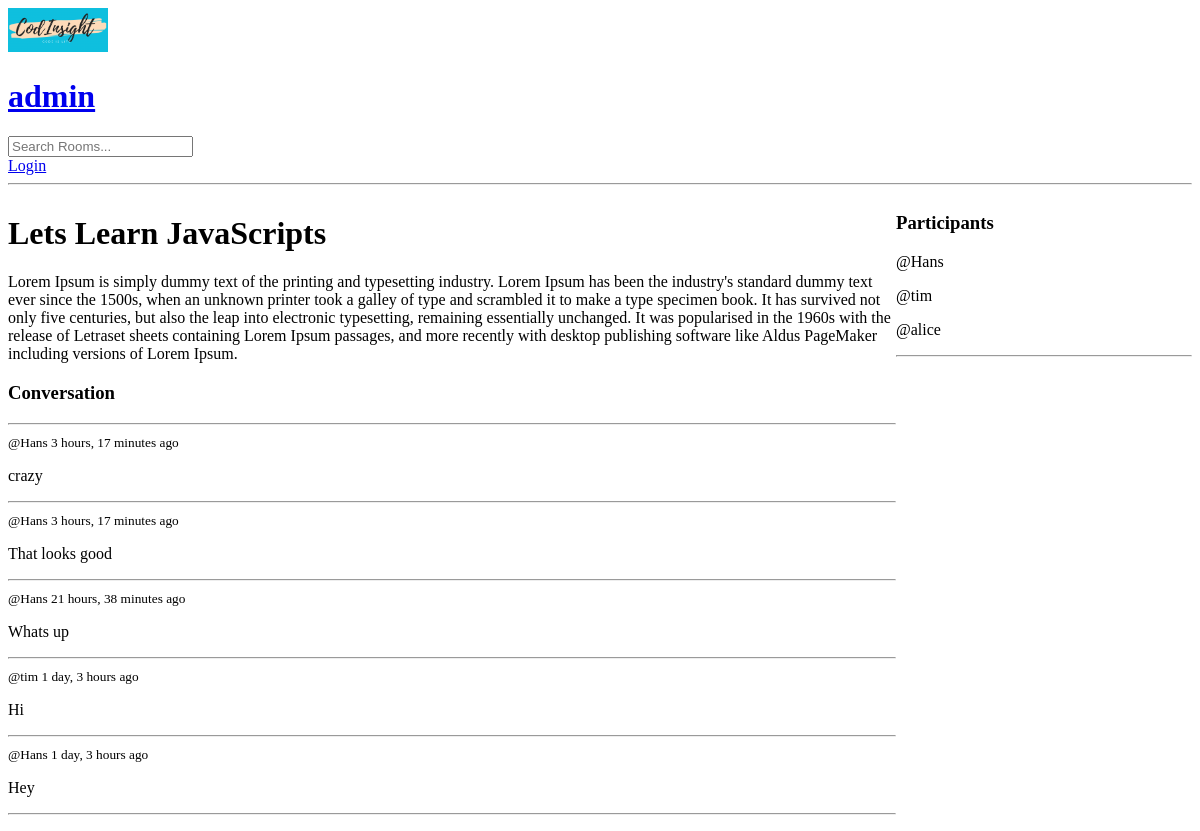
The page /room/1/ on the database its author committed.
### base/models.py (models this page shows, shortened)
class Room(models.Model):
    host = models.ForeignKey(User, on_delete=models.SET_NULL, null=True)
    topic = models.ForeignKey(Topic, on_delete=models.SET_NULL, null=True)
    name = models.CharField(max_length=200)
    description = models.TextField(null=True, blank=True)
    participants = models.ManyToManyField(User, related_name='rooms', blank=True)
    updated = models.DateTimeField(auto_now=True)
    created = models.DateTimeField(auto_now_add=True)
    class Meta:
        ordering = ['-updated', '-created']

class Message(models.Model):
    user = models.ForeignKey(User, on_delete=models.CASCADE)
    room = models.ForeignKey(Room, on_delete=models.CASCADE)
    body = models.TextField()
    updated = models.DateTimeField(auto_now=True)
    created = models.DateTimeField(auto_now_add=True)
    class Meta:
        ordering = ['-updated', '-created']

### base/views.py (the view, shortened to what this page needs)
# urls.py: path('room/<str:pk>/', views.room, name="room"),
def room(request, pk):
    room = Room.objects.get(id=pk)
    room_messages = room.message_set.all().order_by('-created')
    participants = room.participants.all()
    context = {'room': room,
               'room_messages': room_messages,
               'participants': participants}
    return render(request, 'base/room.html', context)

### base/templates/base/room.html (shortened to what this page needs)
{% extends 'main.html' %}
    {% block content %}
    <div class="room-container">
        <div>
            <h1>{{room.name}}</h1>
            <p>{{room.description}}</p>
            <div class="comment-wrapper">
                <h3>Conversation</h3>
                <hr>
                {% for message in room_messages%}
                <div>
                    <small>@{{message.user}} {{message.created|timesince}} ago</small>
                    <p>{{message.body}}</p>
                    <hr>
                </div>
                {% endfor %}
            </div>
        </div>
        <div>
            <h3>Participants</h3>
            {% for participant in participants%}
            <p>@{{participant}}</p>
            {%endfor%}
            <hr>
        </div>
    </div>
    {% endblock %}

### base/templates/base/room.html (style rules this page uses)
.room-container { display: grid; grid-template-columns: 3fr 1fr; }

### rows shown on the page
Room: name "Lets Learn JavaScripts", description "Lorem Ipsum is simply dummy text of the printing and typesetting industry. Lorem Ipsum has been the industry's standard dummy text ever since the 1500s, when an unknown printer took a galley of type and scrambled it to make a type specimen book. It has survived not only five centuries, but also the leap into electronic typesetting, remaining essentially unchanged. It was popularised in the 1960s with the release of Letraset sheets containing Lorem Ipsum passages, and more recently with desktop publishing software like Aldus PageMaker including versions of Lorem Ipsum."
Message: user "Hans", created "3 hours, 17 minutes", body "crazy"
Message: user "Hans", created "3 hours, 17 minutes", body "That looks good"
Message: user "Hans", created "21 hours, 38 minutes", body "Whats up"
Message: user "tim", created "1 day, 3 hours", body "Hi"
Message: user "Hans", created "1 day, 3 hours", body "Hey"

### other values the page prints
{{ participant }} "Hans"
{{ participant }} "tim"
{{ participant }} "alice"
